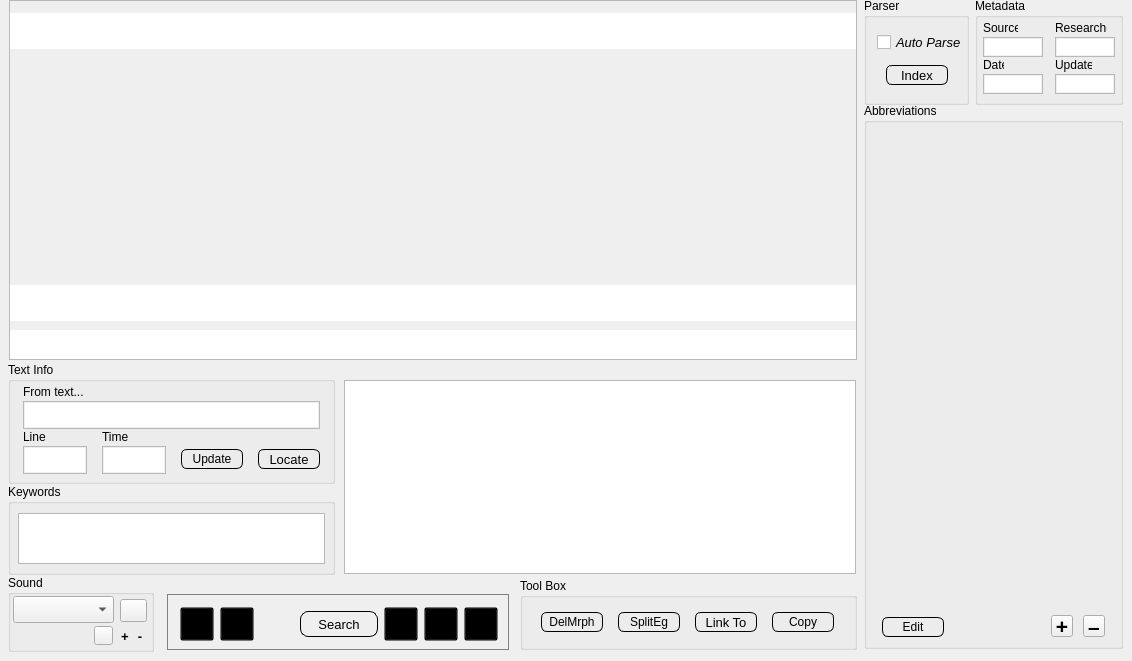
    <widget class="QWidget" name="examples">
     <attribute name="title">
      <string>Examples</string>
     </attribute>
     <widget class="QGroupBox" name="eSoundBox">
      <property name="geometry">
       <rect>
        <x>8</x>
        <y>575</y>
        <width>146</width>
        <height>77</height>
       </rect>
      </property>
      <property name="styleSheet">
       <string notr="true">QToolButton {
    background: auto;
}</string>
      </property>
      <property name="title">
       <string>Sound</string>
      </property>
      <widget class="QComboBox" name="eRecordings">
       <property name="geometry">
        <rect>
         <x>5</x>
         <y>21</y>
         <width>101</width>
         <height>27</height>
        </rect>
       </property>
       <property name="font">
        <font>
         <pointsize>10</pointsize>
        </font>
       </property>
       <property name="toolTip">
        <string>recordings</string>
       </property>
      </widget>
      <widget class="QToolButton" name="ePlaySoundBtn">
       <property name="geometry">
        <rect>
         <x>112</x>
         <y>24</y>
         <width>27</width>
         <height>23</height>
        </rect>
       </property>
       <property name="toolTip">
        <string>play recording</string>
       </property>
       <property name="styleSheet">
        <string notr="true">QToolButton {
	border-image: url(:/new/SpeakerBtn.png);
}</string>
       </property>
       <property name="text">
        <string/>
       </property>
      </widget>
      <widget class="QLabel" name="eSoundFileMeta">
       <property name="geometry">
        <rect>
         <x>8</x>
         <y>52</y>
         <width>71</width>
         <height>21</height>
        </rect>
       </property>
       <property name="font">
        <font>
         <pointsize>9</pointsize>
        </font>
       </property>
       <property name="toolTip">
        <string>speaker info for recording</string>
       </property>
       <property name="styleSheet">
        <string notr="true"/>
       </property>
      </widget>
      <widget class="QToolButton" name="eSoundMetaBtn">
       <property name="geometry">
        <rect>
         <x>86</x>
         <y>51</y>
         <width>19</width>
         <height>19</height>
        </rect>
       </property>
       <property name="toolTip">
        <string>metadata</string>
       </property>
       <property name="styleSheet">
        <string notr="true">QToolButton {

	border-image: url(:/new/infoBtn.png);
}</string>
       </property>
      </widget>
      <widget class="QToolButton" name="eAddEgBtn">
       <property name="geometry">
        <rect>
         <x>109</x>
         <y>53</y>
         <width>16</width>
         <height>16</height>
        </rect>
       </property>
       <property name="font">
        <font>
         <pointsize>10</pointsize>
         <weight>75</weight>
         <bold>true</bold>
        </font>
       </property>
       <property name="toolTip">
        <string>add media file</string>
       </property>
       <property name="autoFillBackground">
        <bool>false</bool>
       </property>
       <property name="styleSheet">
        <string notr="true"/>
       </property>
       <property name="text">
        <string>+</string>
       </property>
       <property name="toolButtonStyle">
        <enum>Qt::ToolButtonTextOnly</enum>
       </property>
       <property name="autoRaise">
        <bool>true</bool>
       </property>
      </widget>
      <widget class="QToolButton" name="eDelEgBtn">
       <property name="geometry">
        <rect>
         <x>124</x>
         <y>53</y>
         <width>16</width>
         <height>16</height>
        </rect>
       </property>
       <property name="font">
        <font>
         <pointsize>10</pointsize>
         <weight>75</weight>
         <bold>true</bold>
        </font>
       </property>
       <property name="toolTip">
        <string>delete media file</string>
       </property>
       <property name="styleSheet">
        <string notr="true"/>
       </property>
       <property name="text">
        <string>-</string>
       </property>
       <property name="toolButtonStyle">
        <enum>Qt::ToolButtonTextOnly</enum>
       </property>
       <property name="autoRaise">
        <bool>true</bool>
       </property>
      </widget>
     </widget>
     <widget class="QFrame" name="eControlBar">
      <property name="geometry">
       <rect>
        <x>167</x>
        <y>594</y>
        <width>342</width>
        <height>56</height>
       </rect>
      </property>
      <property name="sizePolicy">
       <sizepolicy hsizetype="Fixed" vsizetype="Fixed">
        <horstretch>0</horstretch>
        <verstretch>0</verstretch>
       </sizepolicy>
      </property>
      <property name="styleSheet">
       <string notr="true">QFrame {
  border: 1px solid gray;
  
	border-image: url(:/new/ControlPanel.png);
}

QPushButton {
     border: 1px solid black;
     border-radius: 8px;
     min-width: 76px;
	 min-height: 24px;
     max-width: 76px;
	 max-height: 24px;
}

QPushButton:pressed {
     border: 2px solid black;
     border-radius: 8px;
}

QToolButton {
    background: transparent;
     min-width: 32px;
	 min-height: 32px;
     max-width: 32px;
	 max-height: 32px;
}

QToolButton:pressed {
	border: 3px red;
}</string>
      </property>
      <property name="frameShape">
       <enum>QFrame::StyledPanel</enum>
      </property>
      <property name="frameShadow">
       <enum>QFrame::Sunken</enum>
      </property>
      <widget class="QToolButton" name="eBeginBtn">
       <property name="geometry">
        <rect>
         <x>13</x>
         <y>13</y>
         <width>32</width>
         <height>32</height>
        </rect>
       </property>
       <property name="font">
        <font>
         <pointsize>28</pointsize>
        </font>
       </property>
       <property name="toolTip">
        <string>go to first example</string>
       </property>
       <property name="autoFillBackground">
        <bool>false</bool>
       </property>
       <property name="styleSheet">
        <string notr="true">QToolButton {
	border-image: url(:/new/BeginBtn2.png);
}</string>
       </property>
       <property name="text">
        <string/>
       </property>
      </widget>
      <widget class="QToolButton" name="ePrevBtn">
       <property name="geometry">
        <rect>
         <x>53</x>
         <y>13</y>
         <width>32</width>
         <height>32</height>
        </rect>
       </property>
       <property name="toolTip">
        <string>go to previous example</string>
       </property>
       <property name="styleSheet">
        <string notr="true">QToolButton {
	border-image: url(:/new/PrevBtn.png);
}</string>
       </property>
       <property name="text">
        <string/>
       </property>
      </widget>
      <widget class="QToolButton" name="eRtnBtn">
       <property name="geometry">
        <rect>
         <x>93</x>
         <y>13</y>
         <width>32</width>
         <height>32</height>
        </rect>
       </property>
       <property name="toolTip">
        <string>go back</string>
       </property>
       <property name="styleSheet">
        <string notr="true">QToolButton {
	border-image: url(:/new/RtnBtn.png);
}</string>
       </property>
       <property name="text">
        <string/>
       </property>
       <property name="autoRaise">
        <bool>true</bool>
       </property>
      </widget>
      <widget class="QPushButton" name="eAdvancedSearch">
       <property name="geometry">
        <rect>
         <x>133</x>
         <y>17</y>
         <width>78</width>
         <height>26</height>
        </rect>
       </property>
       <property name="font">
        <font>
         <pointsize>10</pointsize>
         <weight>50</weight>
         <italic>false</italic>
         <bold>false</bold>
        </font>
       </property>
       <property name="toolTip">
        <string>advanced search</string>
       </property>
       <property name="styleSheet">
        <string notr="true">QPushButton {
	border-image: url(:/new/PushBtn.png);
}</string>
       </property>
       <property name="text">
        <string>Search</string>
       </property>
      </widget>
      <widget class="QToolButton" name="eNextBtn">
       <property name="geometry">
        <rect>
         <x>257</x>
         <y>13</y>
         <width>32</width>
         <height>32</height>
        </rect>
       </property>
       <property name="toolTip">
        <string>go to next example</string>
       </property>
       <property name="styleSheet">
        <string notr="true">QToolButton {
	border-image: url(:/new/NextBtn.png);
}</string>
       </property>
       <property name="text">
        <string/>
       </property>
       <property name="popupMode">
        <enum>QToolButton::DelayedPopup</enum>
       </property>
       <property name="arrowType">
        <enum>Qt::NoArrow</enum>
       </property>
      </widget>
      <widget class="QToolButton" name="eEndBtn">
       <property name="geometry">
        <rect>
         <x>297</x>
         <y>13</y>
         <width>32</width>
         <height>32</height>
        </rect>
       </property>
       <property name="toolTip">
        <string>go to last example</string>
       </property>
       <property name="styleSheet">
        <string notr="true">QToolButton {
	border-image: url(:/new/EndBtn.png);
}</string>
       </property>
       <property name="text">
        <string/>
       </property>
      </widget>
      <widget class="QToolButton" name="eFwdBtn">
       <property name="geometry">
        <rect>
         <x>217</x>
         <y>13</y>
         <width>32</width>
         <height>32</height>
        </rect>
       </property>
       <property name="minimumSize">
        <size>
         <width>32</width>
         <height>32</height>
        </size>
       </property>
       <property name="maximumSize">
        <size>
         <width>32</width>
         <height>32</height>
        </size>
       </property>
       <property name="toolTip">
        <string>go forward</string>
       </property>
       <property name="styleSheet">
        <string notr="true">QToolButton {
	border-image: url(:/new/FwdBtn.png);
}

</string>
       </property>
       <property name="text">
        <string/>
       </property>
      </widget>
     </widget>
     <widget class="QGroupBox" name="eAbbrBox">
      <property name="geometry">
       <rect>
        <x>864</x>
        <y>103</y>
        <width>259</width>
        <height>546</height>
       </rect>
      </property>
      <property name="styleSheet">
       <string notr="true">QToolButton {
    background: auto;
}
QPushButton {
     border: 1px solid black;
     border-radius: 6px;
     min-width: 60px;
	 min-height: 18px;
     max-width: 60px;
	 max-height: 18px;
	 border-image: url(:/new/PushBtn.png);
}

QPushButton:pressed {
     border: 2px solid black;
     border-radius: 8px;
}</string>
      </property>
      <property name="title">
       <string>Abbreviations</string>
      </property>
      <widget class="QToolButton" name="eAddAbbrBtn">
       <property name="geometry">
        <rect>
         <x>187</x>
         <y>512</y>
         <width>22</width>
         <height>22</height>
        </rect>
       </property>
       <property name="font">
        <font>
         <pointsize>16</pointsize>
         <weight>75</weight>
         <bold>true</bold>
        </font>
       </property>
       <property name="toolTip">
        <string>add new abbreviation</string>
       </property>
       <property name="text">
        <string>+</string>
       </property>
      </widget>
      <widget class="QToolButton" name="eDelAbbrBtn">
       <property name="geometry">
        <rect>
         <x>219</x>
         <y>512</y>
         <width>22</width>
         <height>22</height>
        </rect>
       </property>
       <property name="font">
        <font>
         <pointsize>16</pointsize>
         <weight>75</weight>
         <bold>true</bold>
        </font>
       </property>
       <property name="toolTip">
        <string>add new abbreviation</string>
       </property>
       <property name="text">
        <string>–</string>
       </property>
      </widget>
      <widget class="QPushButton" name="eEditAbbrBtn">
       <property name="geometry">
        <rect>
         <x>18</x>
         <y>514</y>
         <width>62</width>
         <height>20</height>
        </rect>
       </property>
       <property name="toolTip">
        <string>edit selected abbreviation</string>
       </property>
       <property name="text">
        <string>Edit</string>
       </property>
      </widget>
     </widget>
     <widget class="QScrollArea" name="scrollArea">
      <property name="geometry">
       <rect>
        <x>9</x>
        <y>0</y>
        <width>848</width>
        <height>360</height>
       </rect>
      </property>
      <property name="styleSheet">
       <string notr="true">QTextEdit {
	border-radius: 0px;
}

QTableWidget {
	border-radius: 0px;
}</string>
      </property>
      <property name="widgetResizable">
       <bool>true</bool>
      </property>
      <widget class="QWidget" name="eExScrollArea">
       <property name="geometry">
        <rect>
         <x>0</x>
         <y>0</y>
         <width>848</width>
         <height>360</height>
        </rect>
       </property>
       <widget class="QTextEdit" name="eLine">
        <property name="geometry">
         <rect>
          <x>0</x>
          <y>12</y>
          <width>1900</width>
          <height>36</height>
         </rect>
        </property>
       </widget>
       <widget class="QTextEdit" name="eL1Gloss">
        <property name="geometry">
         <rect>
          <x>0</x>
          <y>284</y>
          <width>1900</width>
          <height>36</height>
         </rect>
        </property>
        <property name="toolTip">
         <string>primary language gloss</string>
        </property>
       </widget>
       <widget class="QTextEdit" name="eL2Gloss">
        <property name="geometry">
         <rect>
          <x>0</x>
          <y>329</y>
          <width>1900</width>
          <height>36</height>
         </rect>
        </property>
        <property name="toolTip">
         <string>secondary language gloss</string>
        </property>
       </widget>
      </widget>
     </widget>
     <widget class="QTextEdit" name="eNotes">
      <property name="geometry">
       <rect>
        <x>344</x>
        <y>380</y>
        <width>512</width>
        <height>194</height>
       </rect>
      </property>
      <property name="toolTip">
       <string>comments</string>
      </property>
     </widget>
     <widget class="QGroupBox" name="eKeywordsBox">
      <property name="geometry">
       <rect>
        <x>8</x>
        <y>484</y>
        <width>327</width>
        <height>91</height>
       </rect>
      </property>
      <property name="title">
       <string>Keywords</string>
      </property>
      <widget class="QTextEdit" name="eKeywords">
       <property name="geometry">
        <rect>
         <x>10</x>
         <y>29</y>
         <width>307</width>
         <height>51</height>
        </rect>
       </property>
       <property name="toolTip">
        <string>keywords</string>
       </property>
      </widget>
     </widget>
     <widget class="QGroupBox" name="eTextInfoBox">
      <property name="geometry">
       <rect>
        <x>8</x>
        <y>362</y>
        <width>327</width>
        <height>122</height>
       </rect>
      </property>
      <property name="styleSheet">
       <string notr="true">QPlainTextEdit {
    fontsize: 9;
    border-radius: 0pts;
    max-height: 16px;
    min-width: 45px;
    min-height: 24px;
    padding: 1px;
}
QPushButton {
     border: 1px solid black;
     border-radius: 6px;
     min-width: 60px;
	 min-height: 18px;
     max-width: 60px;
	 max-height: 18px;
	 border-image: url(:/new/PushBtn.png);
}

QPushButton:pressed {
     border: 2px solid black;
     border-radius: 8px;
}</string>
      </property>
      <property name="title">
       <string>Text Info</string>
      </property>
      <widget class="QPlainTextEdit" name="eSourceText">
       <property name="geometry">
        <rect>
         <x>15</x>
         <y>39</y>
         <width>297</width>
         <height>26</height>
        </rect>
       </property>
       <property name="font">
        <font>
         <pointsize>9</pointsize>
         <weight>50</weight>
         <italic>false</italic>
         <bold>false</bold>
        </font>
       </property>
       <property name="toolTip">
        <string>if this is from a text,
text name and line number</string>
       </property>
       <property name="verticalScrollBarPolicy">
        <enum>Qt::ScrollBarAlwaysOff</enum>
       </property>
       <property name="horizontalScrollBarPolicy">
        <enum>Qt::ScrollBarAlwaysOff</enum>
       </property>
       <property name="readOnly">
        <bool>true</bool>
       </property>
      </widget>
      <widget class="QLabel" name="eLabelTranscriber">
       <property name="geometry">
        <rect>
         <x>15</x>
         <y>22</y>
         <width>104</width>
         <height>16</height>
        </rect>
       </property>
       <property name="font">
        <font>
         <pointsize>9</pointsize>
        </font>
       </property>
       <property name="text">
        <string>From text...</string>
       </property>
      </widget>
      <widget class="QLabel" name="label_9">
       <property name="geometry">
        <rect>
         <x>94</x>
         <y>67</y>
         <width>38</width>
         <height>16</height>
        </rect>
       </property>
       <property name="font">
        <font>
         <pointsize>9</pointsize>
        </font>
       </property>
       <property name="text">
        <string>Time</string>
       </property>
      </widget>
      <widget class="QPlainTextEdit" name="eTimeCode">
       <property name="geometry">
        <rect>
         <x>94</x>
         <y>84</y>
         <width>64</width>
         <height>26</height>
        </rect>
       </property>
       <property name="font">
        <font>
         <pointsize>9</pointsize>
        </font>
       </property>
       <property name="toolTip">
        <string>time in recording</string>
       </property>
       <property name="verticalScrollBarPolicy">
        <enum>Qt::ScrollBarAlwaysOff</enum>
       </property>
       <property name="horizontalScrollBarPolicy">
        <enum>Qt::ScrollBarAlwaysOff</enum>
       </property>
       <property name="readOnly">
        <bool>true</bool>
       </property>
      </widget>
      <widget class="QPlainTextEdit" name="eLineNumber">
       <property name="geometry">
        <rect>
         <x>15</x>
         <y>84</y>
         <width>64</width>
         <height>26</height>
        </rect>
       </property>
       <property name="font">
        <font>
         <pointsize>9</pointsize>
        </font>
       </property>
       <property name="toolTip">
        <string>time in recording</string>
       </property>
       <property name="verticalScrollBarPolicy">
        <enum>Qt::ScrollBarAlwaysOff</enum>
       </property>
       <property name="horizontalScrollBarPolicy">
        <enum>Qt::ScrollBarAlwaysOff</enum>
       </property>
       <property name="readOnly">
        <bool>true</bool>
       </property>
      </widget>
      <widget class="QLabel" name="label_14">
       <property name="geometry">
        <rect>
         <x>15</x>
         <y>67</y>
         <width>38</width>
         <height>16</height>
        </rect>
       </property>
       <property name="font">
        <font>
         <pointsize>9</pointsize>
        </font>
       </property>
       <property name="text">
        <string>Line</string>
       </property>
      </widget>
      <widget class="QPushButton" name="eLocateBtn">
       <property name="geometry">
        <rect>
         <x>250</x>
         <y>87</y>
         <width>62</width>
         <height>20</height>
        </rect>
       </property>
       <property name="font">
        <font>
         <pointsize>10</pointsize>
         <weight>50</weight>
         <italic>false</italic>
         <bold>false</bold>
        </font>
       </property>
       <property name="toolTip">
        <string>find this example 
in a text or dataset</string>
       </property>
       <property name="text">
        <string>Locate</string>
       </property>
      </widget>
      <widget class="QPushButton" name="eUpdateBtn">
       <property name="geometry">
        <rect>
         <x>173</x>
         <y>87</y>
         <width>62</width>
         <height>20</height>
        </rect>
       </property>
       <property name="toolTip">
        <string>update example in text and return to text</string>
       </property>
       <property name="text">
        <string>Update</string>
       </property>
      </widget>
     </widget>
     <widget class="QGroupBox" name="eControlsBox">
      <property name="geometry">
       <rect>
        <x>520</x>
        <y>578</y>
        <width>337</width>
        <height>72</height>
       </rect>
      </property>
      <property name="styleSheet">
       <string notr="true">QPushButton {
     border: 1px solid black;
     border-radius: 6px;
     min-width: 60px;
	 min-height: 18px;
     max-width: 60px;
	 max-height: 18px;
	 border-image: url(:/new/PushBtn.png);
}

QPushButton:pressed {
     border: 2px solid black;
     border-radius: 8px;
}</string>
      </property>
      <property name="title">
       <string>Tool Box</string>
      </property>
      <layout class="QHBoxLayout" name="horizontalLayout_2">
       <item>
        <widget class="QPushButton" name="eDeleteBtn">
         <property name="toolTip">
          <string>remove selected morpheme from analysis</string>
         </property>
         <property name="text">
          <string>DelMrph</string>
         </property>
        </widget>
       </item>
       <item>
        <widget class="QPushButton" name="eSplitBtn">
         <property name="toolTip">
          <string>split example into two separate entries</string>
         </property>
         <property name="text">
          <string>SplitEg</string>
         </property>
        </widget>
       </item>
       <item>
        <widget class="QPushButton" name="eAddExampleBtn">
         <property name="font">
          <font>
           <pointsize>10</pointsize>
           <weight>50</weight>
           <italic>false</italic>
           <bold>false</bold>
          </font>
         </property>
         <property name="toolTip">
          <string>link this example 
to a lexical entry</string>
         </property>
         <property name="accessibleName">
          <string>this example to 
a lexical entry</string>
         </property>
         <property name="styleSheet">
          <string notr="true">font: 9pts;</string>
         </property>
         <property name="text">
          <string>Link To</string>
         </property>
        </widget>
       </item>
       <item>
        <widget class="QPushButton" name="eCopyLineBtn">
         <property name="toolTip">
          <string>copy example to clipboard</string>
         </property>
         <property name="text">
          <string>Copy</string>
         </property>
        </widget>
       </item>
      </layout>
     </widget>
     <widget class="QGroupBox" name="groupBox_8">
      <property name="geometry">
       <rect>
        <x>864</x>
        <y>-2</y>
        <width>105</width>
        <height>107</height>
       </rect>
      </property>
      <property name="styleSheet">
       <string notr="true">QPushButton {
     border: 1px solid black;
     border-radius: 6px;
     min-width: 60px;
	 min-height: 18px;
     max-width: 60px;
	 max-height: 18px;
	 border-image: url(:/new/PushBtn.png);
}

QPushButton:pressed {
     border: 2px solid black;
     border-radius: 8px;
}</string>
      </property>
      <property name="title">
       <string>Parser</string>
      </property>
      <widget class="QPushButton" name="eMakeIndexBtn">
       <property name="geometry">
        <rect>
         <x>22</x>
         <y>67</y>
         <width>62</width>
         <height>20</height>
        </rect>
       </property>
       <property name="font">
        <font>
         <pointsize>10</pointsize>
         <weight>50</weight>
         <italic>false</italic>
         <bold>false</bold>
        </font>
       </property>
       <property name="toolTip">
        <string>make a morphological index for auto-parsing</string>
       </property>
       <property name="text">
        <string>Index</string>
       </property>
      </widget>
      <widget class="QCheckBox" name="eAutoParsingBtn">
       <property name="geometry">
        <rect>
         <x>13</x>
         <y>35</y>
         <width>86</width>
         <height>18</height>
        </rect>
       </property>
       <property name="font">
        <font>
         <pointsize>10</pointsize>
         <italic>true</italic>
        </font>
       </property>
       <property name="text">
        <string>Auto Parse</string>
       </property>
      </widget>
     </widget>
     <widget class="QGroupBox" name="eMetadataBox">
      <property name="geometry">
       <rect>
        <x>975</x>
        <y>-2</y>
        <width>148</width>
        <height>107</height>
       </rect>
      </property>
      <property name="sizePolicy">
       <sizepolicy hsizetype="Fixed" vsizetype="Fixed">
        <horstretch>0</horstretch>
        <verstretch>0</verstretch>
       </sizepolicy>
      </property>
      <property name="styleSheet">
       <string notr="true">QPlainTextEdit {
    fontsize: 9;
    border-radius: 0pts;
    max-height: 16px;
    min-width: 45px;
    min-height: 16px;
    padding: 1px;
}</string>
      </property>
      <property name="title">
       <string>Metadata</string>
      </property>
      <widget class="QLabel" name="eLabelSource">
       <property name="geometry">
        <rect>
         <x>8</x>
         <y>22</y>
         <width>35</width>
         <height>16</height>
        </rect>
       </property>
       <property name="font">
        <font>
         <pointsize>9</pointsize>
        </font>
       </property>
       <property name="text">
        <string>Source</string>
       </property>
      </widget>
      <widget class="QLabel" name="eLabelDate">
       <property name="geometry">
        <rect>
         <x>8</x>
         <y>59</y>
         <width>21</width>
         <height>16</height>
        </rect>
       </property>
       <property name="font">
        <font>
         <pointsize>9</pointsize>
        </font>
       </property>
       <property name="text">
        <string>Date</string>
       </property>
      </widget>
      <widget class="QLabel" name="eLabelResearcher">
       <property name="geometry">
        <rect>
         <x>80</x>
         <y>22</y>
         <width>52</width>
         <height>16</height>
        </rect>
       </property>
       <property name="font">
        <font>
         <pointsize>9</pointsize>
        </font>
       </property>
       <property name="text">
        <string>Researcher</string>
       </property>
      </widget>
      <widget class="QLabel" name="eLabelUpdated">
       <property name="geometry">
        <rect>
         <x>80</x>
         <y>59</y>
         <width>37</width>
         <height>16</height>
        </rect>
       </property>
       <property name="font">
        <font>
         <pointsize>9</pointsize>
        </font>
       </property>
       <property name="text">
        <string>Updated</string>
       </property>
      </widget>
      <widget class="QPlainTextEdit" name="eSource">
       <property name="geometry">
        <rect>
         <x>8</x>
         <y>39</y>
         <width>60</width>
         <height>18</height>
        </rect>
       </property>
       <property name="font">
        <font>
         <pointsize>9</pointsize>
         <weight>50</weight>
         <italic>false</italic>
         <bold>false</bold>
        </font>
       </property>
       <property name="toolTip">
        <string>original speaker source</string>
       </property>
       <property name="verticalScrollBarPolicy">
        <enum>Qt::ScrollBarAlwaysOff</enum>
       </property>
       <property name="horizontalScrollBarPolicy">
        <enum>Qt::ScrollBarAlwaysOff</enum>
       </property>
      </widget>
      <widget class="QPlainTextEdit" name="eResearcher">
       <property name="geometry">
        <rect>
         <x>80</x>
         <y>39</y>
         <width>60</width>
         <height>18</height>
        </rect>
       </property>
       <property name="font">
        <font>
         <pointsize>9</pointsize>
         <weight>50</weight>
         <italic>false</italic>
         <bold>false</bold>
        </font>
       </property>
       <property name="toolTip">
        <string>person who collected form</string>
       </property>
       <property name="verticalScrollBarPolicy">
        <enum>Qt::ScrollBarAlwaysOff</enum>
       </property>
       <property name="horizontalScrollBarPolicy">
        <enum>Qt::ScrollBarAlwaysOff</enum>
       </property>
      </widget>
      <widget class="QPlainTextEdit" name="eDate">
       <property name="geometry">
        <rect>
         <x>8</x>
         <y>76</y>
         <width>60</width>
         <height>18</height>
        </rect>
       </property>
       <property name="font">
        <font>
         <pointsize>8</pointsize>
         <weight>50</weight>
         <italic>false</italic>
         <bold>false</bold>
        </font>
       </property>
       <property name="toolTip">
        <string>date collected. yyyy–MM–dd 
format recommended</string>
       </property>
       <property name="verticalScrollBarPolicy">
        <enum>Qt::ScrollBarAlwaysOff</enum>
       </property>
       <property name="horizontalScrollBarPolicy">
        <enum>Qt::ScrollBarAlwaysOff</enum>
       </property>
      </widget>
      <widget class="QPlainTextEdit" name="eUpdated">
       <property name="geometry">
        <rect>
         <x>80</x>
         <y>76</y>
         <width>60</width>
         <height>18</height>
        </rect>
       </property>
       <property name="font">
        <font>
         <pointsize>8</pointsize>
         <weight>50</weight>
         <italic>false</italic>
         <bold>false</bold>
        </font>
       </property>
       <property name="toolTip">
        <string>date last updated</string>
       </property>
       <property name="verticalScrollBarPolicy">
        <enum>Qt::ScrollBarAlwaysOff</enum>
       </property>
       <property name="horizontalScrollBarPolicy">
        <enum>Qt::ScrollBarAlwaysOff</enum>
       </property>
       <property name="readOnly">
        <bool>true</bool>
       </property>
      </widget>
     </widget>
     <zorder>eAbbrBox</zorder>
     <zorder>eSoundBox</zorder>
     <zorder>eControlBar</zorder>
     <zorder>scrollArea</zorder>
     <zorder>eNotes</zorder>
     <zorder>eKeywordsBox</zorder>
     <zorder>eTextInfoBox</zorder>
     <zorder>eControlsBox</zorder>
     <zorder>groupBox_8</zorder>
     <zorder>eMetadataBox</zorder>
    </widget>
